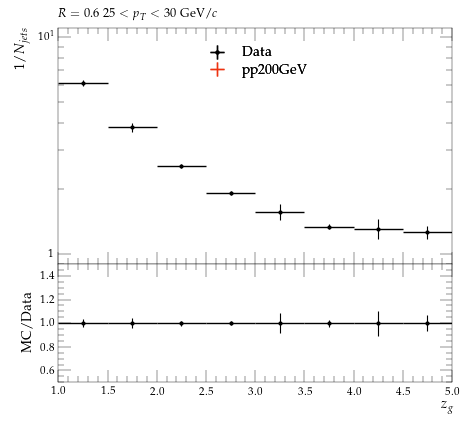

Source code (Python):
#! /usr/bin/env python3

# This Python script was auto-generated using YODA v2.1.0.
# Analysis object: /STAR_2020_I1783875/d30-x01-y01
# Timestamp: 07-10-2025 (17:32:21)

import matplotlib as mpl
import matplotlib.pyplot as plt
mpl.use('Agg') # comment out for interactive use
import os
import numpy as np
from numpy import nan, inf

plotDir = os.path.split(os.path.realpath(__file__))[0]
if 'YODA_USER_PLOT_PATH' in globals():
    plot_outdir = globals()['YODA_USER_PLOT_PATH']
else:
    plot_outdir = plotDir

#plot style
plt.style.use(os.path.join(plotDir, '../default.mplstyle'))
# plot metadata
figW, figH = plt.rcParams['figure.figsize']
ax_xLabel = r'$z_{g}$'
ax_yLabel = r'$1/N_{jets}$'
ax_title  = r'$R=0.6 ~ 25 < p_{T} < 30$ GeV/$c$'
ax_xScale = 'linear'
ax_yScale = 'log'
xLims = (1.0, 5.0)
yLims = (0.9, 11.0)

# TeX-friendly labels for the legend
labels = {
    'legend' : ([ r"Data", r"pp200GeV" ], r""),
}

# Adjust canvas width and height
canvasW = 10.0
canvasH = 9.0
figW *= canvasW/10.
figH *= canvasH/9.

# Create figure and axis objects
fig, (ax, ratio0_ax) = plt.subplots(2, 1, sharex=True,
                  figsize=(figW,figH), gridspec_kw={'height_ratios': (6.0, 3.0)})

# Set figure margins
plt.subplots_adjust(
    left   = 1.0 * plt.rcParams['figure.subplot.left'],
    right  = 1.0 * plt.rcParams['figure.subplot.right'],
    top    = 1.0 * plt.rcParams['figure.subplot.top'],
    bottom = 1.0 * plt.rcParams['figure.subplot.bottom'])

ratio0_ax.yaxis.set_major_locator(mpl.ticker.MultipleLocator(0.2))
ratio0_ax.set_ylim(0.5, 1.4999)
ratio0_ax.set_ylabel('MC/Data')

# the numerical data is stored in a separate file
dataf = dict()
prefix = os.path.split(__file__)[0]
if prefix:    prefix = prefix + '/'
exec(open(prefix+'d30-x01-y01__data.py').read(), dataf)


legend_handles = dict() # keep track of handles for the legend

# style options for curves
# starts at zorder>=5 to draw curve on top of legend
styles = {
  'Data': {
    'color' : 'black',
    'linestyle' : '-',
    'linewidth' : 1,
    'marker' : 'o',
    'markersize' : 2,
    'capsize' : 0.0,
    'zorder' : 5,
    'histstyle' : 0,
    'drawstyle' : 'steps-pre',
    'xerrorbars' : 1,
    'yerrorbars' : 1,
    'fillcolor' : None,
    'fillopacity' : 1.0,
    'ratio0_linestyle' : '-',
    'ratio0_linewidth' : 1,
    'ratio0_marker' : 'o',
    'ratio0_markersize' : 2,
    'ratio0_capsize' : 0.0,
    'ratio0_zorder' : 5,
    'ratio0_histstyle' : 0,
    'ratio0_drawstyle' : 'steps-pre',
    'ratio0_xerrorbars' : 1,
    'ratio0_yerrorbars' : 1,
  },
  'pp200GeV.yoda': {
    'color' : '#EE3311',
    'linestyle' : '-',
    'linewidth' : 1,
    'marker' : 'none',
    'markersize' : 2,
    'capsize' : 0.0,
    'zorder' : 6,
    'histstyle' : 1,
    'drawstyle' : 'steps-pre',
    'xerrorbars' : 1,
    'yerrorbars' : 1,
    'fillcolor' : None,
    'fillopacity' : 1.0,
    'ratio0_linestyle' : '-',
    'ratio0_linewidth' : 1,
    'ratio0_marker' : 'none',
    'ratio0_markersize' : 2,
    'ratio0_capsize' : 0.0,
    'ratio0_zorder' : 6,
    'ratio0_histstyle' : 1,
    'ratio0_drawstyle' : 'steps-pre',
    'ratio0_xerrorbars' : 1,
    'ratio0_yerrorbars' : 1,
  },
}

# curve from input yoda files in main panel
for label, yvals in dataf['yvals'].items():
    if all(np.isnan(v) for v in dataf['yvals'][label]):
        continue
    tmp = None
    if styles[label]['histstyle']: # draw as histogram
        xpos = dataf['xedges'][label] if styles[label]['drawstyle'] else dataf['xpoints'][label]
        ypos = np.insert(yvals, 0, yvals[0]) if styles[label]['drawstyle'] else yvals
        if styles[label]['fillcolor']: # fill area below curve
            ax.fill_between(xpos, ypos, step='pre',
                            color=styles[label]['fillcolor'],
                            alpha=styles[label]['fillopacity'])
        tmp, = ax.plot(xpos, ypos,
                       color=styles[label]['color'],
                       linestyle=styles[label]['linestyle'],
                       linewidth=styles[label]['linewidth'],
                       drawstyle=styles[label]['drawstyle'], solid_joinstyle='miter',
                       zorder=styles[label]['zorder'], label=label)
    tmp = ax.errorbar(dataf['xpoints'][label], yvals,
                      xerr=np.array(dataf['xerrs'][label])*styles[label]['xerrorbars'],
                      yerr=np.array(dataf['yerrs'][label])*styles[label]['yerrorbars'],
                      fmt=styles[label]['marker'], capsize=styles[label]['capsize'],
                      markersize=styles[label]['markersize'],
                      ecolor=styles[label]['color'],
                      color=styles[label]['color'], zorder=styles[label]['zorder'])
    tmp[-1][0].set_linestyle(styles[label]['linestyle'])
    tmp[-1][0].set_linewidth(styles[label]['linewidth'])
    if label in dataf['add_legend_handle']:  legend_handles[label] = tmp
    for varLabel in dataf['variation_yvals'].keys():
        if varLabel.startswith(label):
            tmp, = ax.plot(dataf['xedges'][label], dataf['variation_yvals'][varLabel],
                           color=styles[label]['color'],
                           linestyle=styles[label]['linestyle'],
                           linewidth=styles[label]['linewidth'],
                           drawstyle='steps-pre', solid_joinstyle='miter',
                           zorder=styles[label]['zorder'], alpha=0.5)


# plots on ratio panel
# curve from input yoda files in ratio panel
for label, yvals in dataf['ratio0_yvals'].items():
    if all(np.isnan(v) for v in yvals):
        continue
    if styles[label]['ratio0_histstyle']: # plot as histogram
        xpos = dataf['xedges']['Data'] if styles[label]['ratio0_drawstyle'] else dataf['xpoints']['Data']
        ypos = np.insert(yvals, 0, yvals[0]) if styles[label]['ratio0_drawstyle'] else yvals
        ratio0_ax.plot(xpos, ypos,
                       color=styles[label]['color'],
                       linewidth=styles[label]['linewidth'],
                       linestyle=styles[label]['ratio0_linestyle'],
                       drawstyle=styles[label]['ratio0_drawstyle'], zorder=styles[label]['zorder'],
                       solid_joinstyle='miter')
    tmp = ratio0_ax.errorbar(dataf['xpoints']['Data'], yvals,
                             xerr=np.array(dataf['ref_xerrs'])*styles[label]['ratio0_xerrorbars'],
                             yerr=np.array(dataf['ratio0_yerrs'][label])*styles[label]['ratio0_yerrorbars'],
                             fmt=styles[label]['ratio0_marker'], capsize=styles[label]['ratio0_capsize'],
                             markersize=styles[label]['ratio0_markersize'],
                             ecolor=styles[label]['color'],
                             color=styles[label]['color'])
    tmp[-1][0].set_linestyle(styles[label]['ratio0_linestyle'])
    tmp[-1][0].set_linewidth(styles[label]['ratio0_linewidth'])

    for varlabel in dataf['ratio0_variation_vals'].keys():
        if varlabel.startswith(label):
            ratio0_ax.plot(dataf['xedges']['Data'],
                            dataf['ratio0_variation_vals'][varlabel],
                            color=styles[label]['color'],
                            linestyle=styles[label]['linestyle'],
                            linewidth=styles[label]['linewidth'],
                            drawstyle='steps-pre', solid_joinstyle='miter',
                            zorder=1, alpha=0.5)

legend_items = list(legend_handles.values())
ax.add_artist(ax.legend(legend_items,
                        labels['legend'][0],
                        title=labels['legend'][1],
                        alignment='left',
                        loc='upper center',
                        bbox_to_anchor=(0.5, 0.97)))

# set plot metadata as defined above
ratio0_ax.set_xlabel(ax_xLabel)
ratio0_ax.xaxis.set_label_coords(1., -0.15)
ax.set_ylabel(ax_yLabel, ha='right', va='top')
ax.yaxis.set_label_coords(-0.11, 1.0)
ax.set_title(ax_title, loc='left')
ax.set_xscale(ax_xScale)
ax.set_yscale(ax_yScale)
ax.set_xlim(xLims)
ax.set_ylim(yLims)

# tick formatting
plt.rcParams['xtick.top'] = True
plt.rcParams['ytick.right'] = True
ax.yaxis.set_major_locator(mpl.ticker.LogLocator(base=10.0, numticks=np.inf))
ax.yaxis.set_minor_locator(mpl.ticker.LogLocator(
                           base=10.0, subs=np.arange(0.1, 1, 0.1), numticks=np.inf))
fig.align_ylabels((ax, ratio0_ax))
plt.savefig(os.path.join(plot_outdir, 'd30-x01-y01.pdf'), format='PDF')
plt.savefig(os.path.join(plot_outdir, 'd30-x01-y01.png'), format='PNG')

plt.close(fig)
